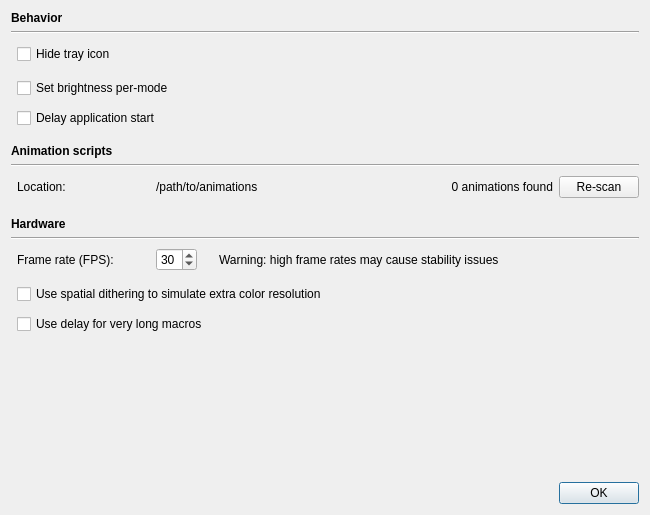
<?xml version="1.0" encoding="UTF-8"?>
<ui version="4.0">
 <class>ExtraSettingsWidget</class>
 <widget class="QDialog" name="ExtraSettingsWidget">
  <property name="geometry">
   <rect>
    <x>0</x>
    <y>0</y>
    <width>650</width>
    <height>515</height>
   </rect>
  </property>
  <property name="windowTitle">
   <string>Application Settings</string>
  </property>
  <layout class="QGridLayout" name="gridLayout">
   <item row="14" column="4">
    <spacer name="horizontalSpacer_3">
     <property name="orientation">
      <enum>Qt::Horizontal</enum>
     </property>
     <property name="sizeType">
      <enum>QSizePolicy::Fixed</enum>
     </property>
     <property name="sizeHint" stdset="0">
      <size>
       <width>10</width>
       <height>20</height>
      </size>
     </property>
    </spacer>
   </item>
   <item row="12" column="0" colspan="7">
    <widget class="Line" name="line_2">
     <property name="orientation">
      <enum>Qt::Horizontal</enum>
     </property>
    </widget>
   </item>
   <item row="14" column="5">
    <widget class="QLabel" name="fpsWarnLabel">
     <property name="sizePolicy">
      <sizepolicy hsizetype="Expanding" vsizetype="Preferred">
       <horstretch>0</horstretch>
       <verstretch>0</verstretch>
      </sizepolicy>
     </property>
     <property name="text">
      <string>Warning: high frame rates may cause stability issues</string>
     </property>
    </widget>
   </item>
   <item row="7" column="0" colspan="7">
    <widget class="QLabel" name="label_5">
     <property name="font">
      <font>
       <weight>75</weight>
       <bold>true</bold>
      </font>
     </property>
     <property name="text">
      <string>Animation scripts</string>
     </property>
    </widget>
   </item>
   <item row="14" column="6">
    <spacer name="horizontalSpacer">
     <property name="orientation">
      <enum>Qt::Horizontal</enum>
     </property>
     <property name="sizeHint" stdset="0">
      <size>
       <width>40</width>
       <height>20</height>
      </size>
     </property>
    </spacer>
   </item>
   <item row="16" column="1" colspan="6">
    <widget class="QCheckBox" name="delayBox">
     <property name="toolTip">
      <string>When using macros with strings longer than 25 chars, some OS may lose characters (e.g. Mint 17.2). Select to prevent that bug.</string>
     </property>
     <property name="text">
      <string>Use delay for very long macros</string>
     </property>
    </widget>
   </item>
   <item row="14" column="2">
    <spacer name="horizontalSpacer_2">
     <property name="orientation">
      <enum>Qt::Horizontal</enum>
     </property>
     <property name="sizeType">
      <enum>QSizePolicy::Fixed</enum>
     </property>
     <property name="sizeHint" stdset="0">
      <size>
       <width>30</width>
       <height>20</height>
      </size>
     </property>
    </spacer>
   </item>
   <item row="10" column="1">
    <spacer name="verticalSpacer_6">
     <property name="orientation">
      <enum>Qt::Vertical</enum>
     </property>
     <property name="sizeType">
      <enum>QSizePolicy::Fixed</enum>
     </property>
     <property name="sizeHint" stdset="0">
      <size>
       <width>20</width>
       <height>10</height>
      </size>
     </property>
    </spacer>
   </item>
   <item row="6" column="1">
    <spacer name="verticalSpacer_5">
     <property name="orientation">
      <enum>Qt::Vertical</enum>
     </property>
     <property name="sizeType">
      <enum>QSizePolicy::Fixed</enum>
     </property>
     <property name="sizeHint" stdset="0">
      <size>
       <width>20</width>
       <height>10</height>
      </size>
     </property>
    </spacer>
   </item>
   <item row="20" column="0">
    <spacer name="verticalSpacer_11">
     <property name="orientation">
      <enum>Qt::Vertical</enum>
     </property>
     <property name="sizeType">
      <enum>QSizePolicy::Fixed</enum>
     </property>
     <property name="sizeHint" stdset="0">
      <size>
       <width>0</width>
       <height>28</height>
      </size>
     </property>
    </spacer>
   </item>
   <item row="1" column="0" colspan="7">
    <widget class="Line" name="line">
     <property name="orientation">
      <enum>Qt::Horizontal</enum>
     </property>
    </widget>
   </item>
   <item row="9" column="1">
    <widget class="QLabel" name="label_6">
     <property name="text">
      <string>Location:</string>
     </property>
    </widget>
   </item>
   <item row="2" column="1" colspan="6">
    <widget class="QCheckBox" name="trayBox">
     <property name="toolTip">
      <string>The tray icon will not be displayed. The application will still run in the background; re-launch the app to see the GUI again.</string>
     </property>
     <property name="text">
      <string>Hide tray icon</string>
     </property>
    </widget>
   </item>
   <item row="14" column="3">
    <widget class="QSpinBox" name="fpsBox">
     <property name="minimum">
      <number>5</number>
     </property>
     <property name="maximum">
      <number>60</number>
     </property>
     <property name="value">
      <number>30</number>
     </property>
    </widget>
   </item>
   <item row="0" column="0" colspan="7">
    <widget class="QLabel" name="label">
     <property name="font">
      <font>
       <weight>75</weight>
       <bold>true</bold>
      </font>
     </property>
     <property name="text">
      <string>Behavior</string>
     </property>
    </widget>
   </item>
   <item row="3" column="1" colspan="6">
    <widget class="QCheckBox" name="brightnessBox">
     <property name="toolTip">
      <string>By default, the same brightness level will be applied to all profiles and all devices. Enable this to store it with the lighting mode instead.</string>
     </property>
     <property name="text">
      <string>Set brightness per-mode</string>
     </property>
    </widget>
   </item>
   <item row="14" column="0">
    <spacer name="verticalSpacer_9">
     <property name="orientation">
      <enum>Qt::Vertical</enum>
     </property>
     <property name="sizeType">
      <enum>QSizePolicy::Fixed</enum>
     </property>
     <property name="sizeHint" stdset="0">
      <size>
       <width>0</width>
       <height>28</height>
      </size>
     </property>
    </spacer>
   </item>
   <item row="3" column="0">
    <spacer name="verticalSpacer_3">
     <property name="orientation">
      <enum>Qt::Vertical</enum>
     </property>
     <property name="sizeType">
      <enum>QSizePolicy::Fixed</enum>
     </property>
     <property name="sizeHint" stdset="0">
      <size>
       <width>0</width>
       <height>28</height>
      </size>
     </property>
    </spacer>
   </item>
   <item row="14" column="1">
    <widget class="QLabel" name="label_3">
     <property name="text">
      <string>Frame rate (FPS):</string>
     </property>
    </widget>
   </item>
   <item row="15" column="0">
    <spacer name="verticalSpacer_8">
     <property name="orientation">
      <enum>Qt::Vertical</enum>
     </property>
     <property name="sizeType">
      <enum>QSizePolicy::Fixed</enum>
     </property>
     <property name="sizeHint" stdset="0">
      <size>
       <width>0</width>
       <height>28</height>
      </size>
     </property>
    </spacer>
   </item>
   <item row="9" column="0">
    <spacer name="verticalSpacer_4">
     <property name="orientation">
      <enum>Qt::Vertical</enum>
     </property>
     <property name="sizeType">
      <enum>QSizePolicy::Fixed</enum>
     </property>
     <property name="sizeHint" stdset="0">
      <size>
       <width>0</width>
       <height>28</height>
      </size>
     </property>
    </spacer>
   </item>
   <item row="8" column="0" colspan="7">
    <widget class="Line" name="line_3">
     <property name="orientation">
      <enum>Qt::Horizontal</enum>
     </property>
    </widget>
   </item>
   <item row="15" column="1" colspan="6">
    <widget class="QCheckBox" name="ditherBox">
     <property name="toolTip">
      <string>May improve appearance on some keyboards.</string>
     </property>
     <property name="text">
      <string>Use spatial dithering to simulate extra color resolution</string>
     </property>
    </widget>
   </item>
   <item row="2" column="0">
    <spacer name="verticalSpacer">
     <property name="orientation">
      <enum>Qt::Vertical</enum>
     </property>
     <property name="sizeType">
      <enum>QSizePolicy::Fixed</enum>
     </property>
     <property name="sizeHint" stdset="0">
      <size>
       <width>0</width>
       <height>28</height>
      </size>
     </property>
    </spacer>
   </item>
   <item row="9" column="3" colspan="4">
    <layout class="QHBoxLayout" name="horizontalLayout">
     <item>
      <widget class="QLabel" name="animPathLabel">
       <property name="text">
        <string>/path/to/animations</string>
       </property>
      </widget>
     </item>
     <item>
      <widget class="QLabel" name="animCountLabel">
       <property name="sizePolicy">
        <sizepolicy hsizetype="Expanding" vsizetype="Preferred">
         <horstretch>0</horstretch>
         <verstretch>0</verstretch>
        </sizepolicy>
       </property>
       <property name="text">
        <string>0 animations found</string>
       </property>
       <property name="alignment">
        <set>Qt::AlignRight|Qt::AlignTrailing|Qt::AlignVCenter</set>
       </property>
      </widget>
     </item>
     <item>
      <widget class="QPushButton" name="animScanButton">
       <property name="text">
        <string>Re-scan</string>
       </property>
      </widget>
     </item>
    </layout>
   </item>
   <item row="21" column="0" colspan="7">
    <widget class="QDialogButtonBox" name="buttonBox">
     <property name="orientation">
      <enum>Qt::Horizontal</enum>
     </property>
     <property name="standardButtons">
      <set>QDialogButtonBox::Ok</set>
     </property>
    </widget>
   </item>
   <item row="11" column="0" colspan="7">
    <widget class="QLabel" name="label_2">
     <property name="font">
      <font>
       <weight>75</weight>
       <bold>true</bold>
      </font>
     </property>
     <property name="text">
      <string>Hardware</string>
     </property>
    </widget>
   </item>
   <item row="19" column="0">
    <spacer name="verticalSpacer_10">
     <property name="orientation">
      <enum>Qt::Vertical</enum>
     </property>
     <property name="sizeType">
      <enum>QSizePolicy::Fixed</enum>
     </property>
     <property name="sizeHint" stdset="0">
      <size>
       <width>0</width>
       <height>28</height>
      </size>
     </property>
    </spacer>
   </item>
   <item row="5" column="1" colspan="6">
    <widget class="QCheckBox" name="startDelayBox">
     <property name="text">
      <string>Delay application start</string>
     </property>
    </widget>
   </item>
   <item row="17" column="1" colspan="5">
    <spacer name="verticalSpacer_2">
     <property name="orientation">
      <enum>Qt::Vertical</enum>
     </property>
     <property name="sizeHint" stdset="0">
      <size>
       <width>20</width>
       <height>40</height>
      </size>
     </property>
    </spacer>
   </item>
  </layout>
 </widget>
 <tabstops>
  <tabstop>trayBox</tabstop>
  <tabstop>brightnessBox</tabstop>
  <tabstop>animScanButton</tabstop>
  <tabstop>fpsBox</tabstop>
  <tabstop>ditherBox</tabstop>
  <tabstop>delayBox</tabstop>
 </tabstops>
 <resources/>
 <connections>
  <connection>
   <sender>buttonBox</sender>
   <signal>accepted()</signal>
   <receiver>ExtraSettingsWidget</receiver>
   <slot>accept()</slot>
   <hints>
    <hint type="sourcelabel">
     <x>248</x>
     <y>254</y>
    </hint>
    <hint type="destinationlabel">
     <x>157</x>
     <y>274</y>
    </hint>
   </hints>
  </connection>
  <connection>
   <sender>buttonBox</sender>
   <signal>rejected()</signal>
   <receiver>ExtraSettingsWidget</receiver>
   <slot>reject()</slot>
   <hints>
    <hint type="sourcelabel">
     <x>316</x>
     <y>260</y>
    </hint>
    <hint type="destinationlabel">
     <x>286</x>
     <y>274</y>
    </hint>
   </hints>
  </connection>
 </connections>
</ui>
